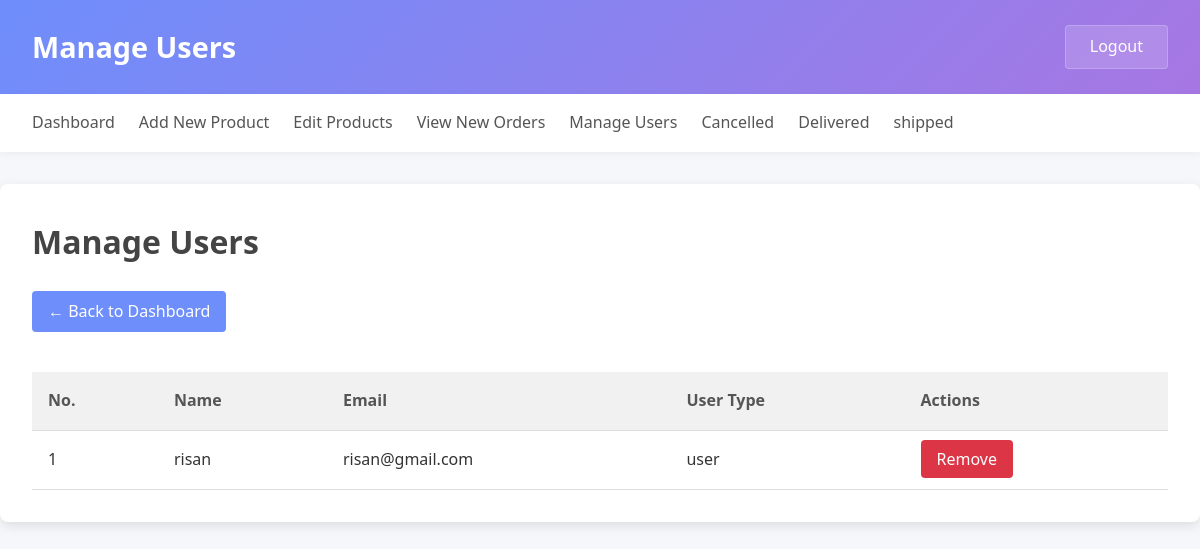
Page /admin/manage_users.php (signed in) on the committed database.
### tables this page shows
CREATE TABLE `users` (
  `id` int(11) NOT NULL,
  `name` varchar(100) DEFAULT NULL,
  `email` varchar(100) DEFAULT NULL,
  `password` varchar(255) DEFAULT NULL,
  `role` enum('user','admin') DEFAULT 'user',
  `created_at` timestamp NOT NULL DEFAULT current_timestamp(),
  `user_type` varchar(20) NOT NULL DEFAULT 'user'
);

### admin/manage_users.php (the view, shortened to what this page needs)
<?php
include '../includes/config.php';
$query = "SELECT id, name, email, user_type, created_at FROM users WHERE user_type != 'admin' ORDER BY id ASC";
$result = mysqli_query($conn, $query);
?>
<!DOCTYPE html>
<html lang="en">
<head>
    <link rel="stylesheet" href="./CSS/Navigation.css">
    <link rel="stylesheet" href="./CSS/user.css">
</head>
<body>
    <div class="topbar">
        <h1>Manage Users</h1>
        <a class="logout-btn" href="../logout.php">Logout</a>
    </div>
    <?php include "./Navigation/Navigation.php"; ?>
    <main>
        <div class="container">
            <h2>Manage Users</h2>
            <a href="dashboard.php" class="back-btn">← Back to Dashboard</a>
            <table>
                <thead>
                    <tr>
                        <th>No.</th>
                        <th>Name</th>
                        <th>Email</th>
                        <th>User Type</th>
                        <th>Actions</th>
                    </tr>
                </thead>
                <tbody>
                    <?php
                    if (mysqli_num_rows($result) > 0):
                        $serial = 1;
                        while ($user = mysqli_fetch_assoc($result)):
                    ?>
                            <tr>
                                <td><?= $serial++; ?></td>
                                <td><?= htmlspecialchars($user['name']); ?></td>
                                <td><?= htmlspecialchars($user['email']); ?></td>
                                <td><?= htmlspecialchars($user['user_type']); ?></td>
                                <td>
                                    <a href="manage_users.php?delete_id=<?= $user['id']; ?>"
                                        class="remove-btn"
                                        onclick="return confirmRemove('<?= htmlspecialchars($user['name']); ?>');">
                                        Remove
                                    </a>
                                </td>
                            </tr>
                        <?php endwhile;
                    else: ?>
                        <tr>
                            <td colspan="5" style="text-align:center;">No users found.</td>
                        </tr>
                    <?php endif; ?>
                </tbody>
            </table>
        </div>
    </main>
</body>
</html>

### admin/CSS/Navigation.css (style rules this page uses)
* { margin: 0; padding: 0; box-sizing: border-box; font-family: "Segoe UI", Tahoma, Geneva, Verdana, sans-serif; }
body { background-color: #f5f7fa; color: #333; line-height: 1.6; }
.topbar { display: flex; justify-content: space-between; align-items: center; padding: 1.5rem 2rem; background: linear-gradient(135deg, #6e8efb, #a777e3); color: white; box-shadow: 0 4px 12px rgba(0, 0, 0, 0.1); }
.topbar h1 { font-size: 1.8rem; font-weight: 600; }
.logout-btn { padding: 0.5rem 1.5rem; background-color: rgba(255, 255, 255, 0.15); color: white; text-decoration: none; border-radius: 4px; transition: all 0.3s ease; font-weight: 500; border: 1px solid rgba(255, 255, 255, 0.2); }

### admin/CSS/user.css (style rules this page uses)
* { margin: 0; padding: 0; box-sizing: border-box; font-family: "Segoe UI", Tahoma, Geneva, Verdana, sans-serif; }
body { background-color: #f5f7fa; color: #333; line-height: 1.6; }
.container { max-width: 1200px; margin: 2rem auto; padding: 2rem; background-color: white; border-radius: 8px; box-shadow: 0 4px 12px rgba(0, 0, 0, 0.1); }
h2 { font-size: 2rem; margin-bottom: 1.5rem; color: #444; }
.back-btn { display: inline-block; margin-bottom: 1.5rem; padding: 0.5rem 1rem; background-color: #6e8efb; color: white; text-decoration: none; border-radius: 4px; transition: background-color 0.3s ease; }
table { width: 100%; border-collapse: collapse; margin-top: 1rem; }
thead { background-color: #f1f1f1; }
th, td { padding: 1rem; text-align: left; border-bottom: 1px solid #ddd; }
th { color: #555; font-weight: 600; }
td { background-color: #fff; }
.remove-btn { padding: 0.5rem 1rem; background-color: #dc3545; color: white; text-decoration: none; border-radius: 4px; transition: background-color 0.3s ease; }

### rows in the picture
users: name "risan", email "risan@gmail.com", user_type "user"
